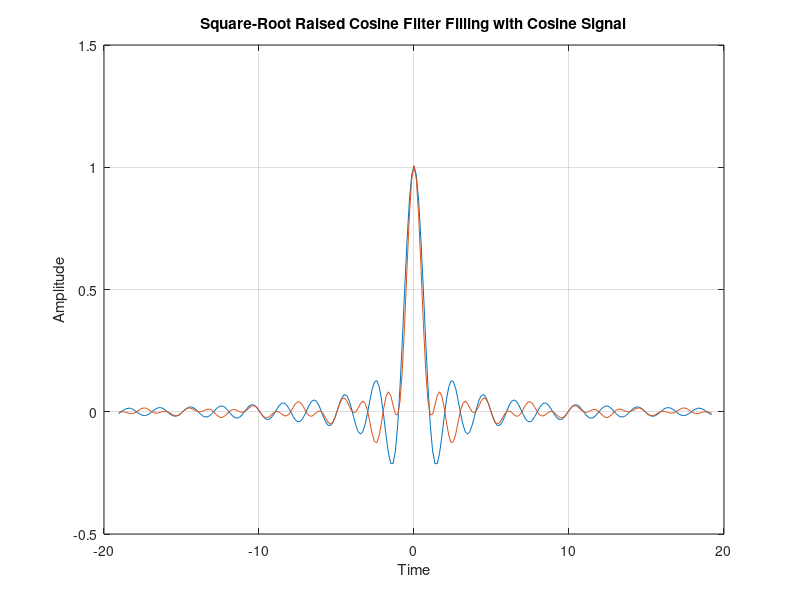

The MATLAB source for this figure:
clc;clear all;
Tc=5;
a=0.02;
 t=-12.7*1.5:0.15:12.8*1.5;
%  t=-38.22*Tc:2.56*4*Tc:38.22*Tc;
c1=cos(2*pi*t/Tc);
c2=sin(2*pi*(t)/Tc);
p=zeros(1,length(t));
    for i=1:1:length(t)
        if t(i)==0
            p(i)= (1-a)+4*a/pi;
        else if t(i)==1/(4*a) || t(i)==-1/(4*a)
               p(i)=a/sqrt(2)*((1+2/pi)*sin(pi/(4*a))+(1-2/pi)*cos(pi/(4*a)));
              else
                p(i) = (sin(pi*t(i)*(1-a))+4*a*t(i).*cos(pi*t(i)*(1+a)))./(pi*t(i).*(1-(4*a*t(i)).^2));
             end
        end
    end
    figure(1)
plot(t,p)    
hold on 
plot(t,p.*c1)
title('Square-Root Raised Cosine Filter Filling with Cosine Signal')
ylabel('Amplitude')
xlabel('Time')
grid on
